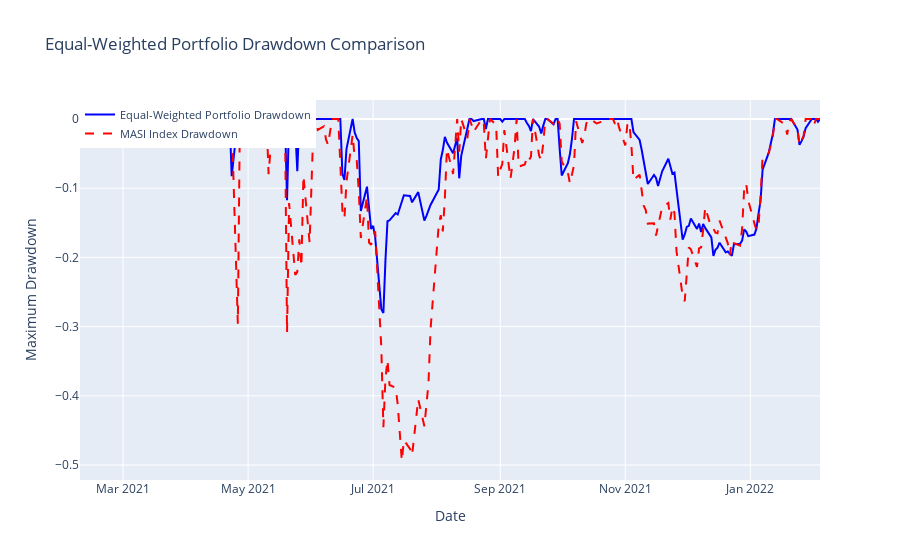

The code cell stored with this chart in its notebook:
### Markdown cell above
The equal-weighted portfolio consistently outperforms the MASI Index, particularly from mid-2021 onwards, indicating that this simple strategy was effective during the period under consideration. The portfolio is rebalanced annually, ensuring that all assets maintain equal weighting, which contributes to its steady growth. The MASI Index, represented with a dashed line, exhibits more volatility and lower overall returns compared to the equal-weighted strategy.

### Code cell
# Create traces
portfolio_trace = go.Scatter(x=portfolio_returns_equal_weighted.index, y=maximum_drawdown(portfolio_returns_equal_weighted), mode='lines', name='Equal-Weighted Portfolio Drawdown', line=dict(color='blue'))
masi_trace = go.Scatter(x=benchmark_cumulative_returns.index, y=maximum_drawdown(benchmark_cumulative_returns), mode='lines', name='MASI Index Drawdown', line=dict(dash='dash', color='red'))

# Layout
layout = go.Layout(
    title='Equal-Weighted Portfolio Drawdown Comparison',
    xaxis=dict(title='Date'),
    yaxis=dict(title='Maximum Drawdown'),
    legend=dict(x=0, y=1, traceorder='normal', font=dict(size=11))
)

# Create figure
fig = go.Figure(data=[portfolio_trace, masi_trace], layout=layout)

# Show plot
fig.show()

### Figure 1 — Plotly figure (JSON) as saved in the notebook; plotly's stock layout.template omitted (floating-point values rounded to 4 significant figures; data arrays with more than 128 entries replaced by an {"elided": "..."} marker saying what was removed)
{"data": [{"line": {"color": "blue"}, "mode": "lines", "name": "Equal-Weighted Portfolio Drawdown", "type": "scatter", "x": {"elided": "249 str values"}, "y": {"elided": "249 float values"}}, {"line": {"color": "red", "dash": "dash"}, "mode": "lines", "name": "MASI Index Drawdown", "type": "scatter", "x": {"elided": "249 str values"}, "y": {"elided": "249 float values"}}], "layout": {"legend": {"font": {"size": 11}, "traceorder": "normal", "x": 0, "y": 1}, "title": {"text": "Equal-Weighted Portfolio Drawdown Comparison"}, "xaxis": {"title": {"text": "Date"}}, "yaxis": {"title": {"text": "Maximum Drawdown"}}}}
